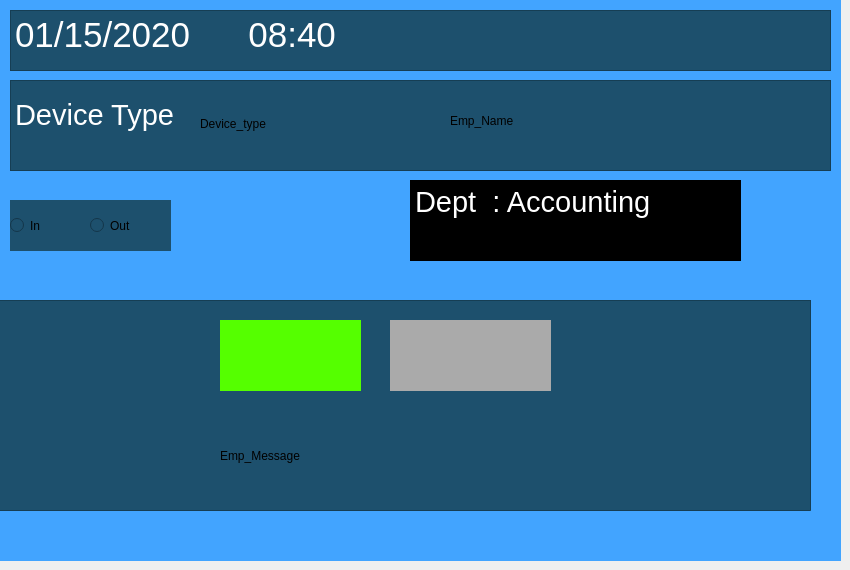
    <widget class="QWidget" name="User_result">
     <widget class="QLabel" name="label_5">
      <property name="geometry">
       <rect>
        <x>0</x>
        <y>0</y>
        <width>841</width>
        <height>561</height>
       </rect>
      </property>
      <property name="styleSheet">
       <string notr="true">background-color: rgb(66, 164, 255);</string>
      </property>
      <property name="text">
       <string/>
      </property>
      <property name="pixmap">
       <pixmap resource="../prototype/bg1.qrc">:/bg1/1.gif</pixmap>
      </property>
      <property name="scaledContents">
       <bool>true</bool>
      </property>
     </widget>
     <widget class="QTextBrowser" name="Dateandtime">
      <property name="geometry">
       <rect>
        <x>10</x>
        <y>10</y>
        <width>821</width>
        <height>61</height>
       </rect>
      </property>
      <property name="styleSheet">
       <string notr="true">
background-color: rgb(29, 80, 109);</string>
      </property>
      <property name="html">
       <string>&lt;!DOCTYPE HTML PUBLIC &quot;-//W3C//DTD HTML 4.0//EN&quot; &quot;http://www.w3.org/TR/REC-html40/strict.dtd&quot;&gt;
&lt;html&gt;&lt;head&gt;&lt;meta name=&quot;qrichtext&quot; content=&quot;1&quot; /&gt;&lt;style type=&quot;text/css&quot;&gt;
p, li { white-space: pre-wrap; }
&lt;/style&gt;&lt;/head&gt;&lt;body style=&quot; font-family:'MS Shell Dlg 2'; font-size:8.25pt; font-weight:400; font-style:normal;&quot;&gt;
&lt;p style=&quot; margin-top:0px; margin-bottom:0px; margin-left:0px; margin-right:0px; -qt-block-indent:0; text-indent:0px;&quot;&gt;&lt;span style=&quot; font-size:26pt; color:#ffffff;&quot;&gt;01/15/2020      08:40&lt;/span&gt;&lt;/p&gt;&lt;/body&gt;&lt;/html&gt;</string>
      </property>
     </widget>
     <widget class="QTextBrowser" name="device_section_2">
      <property name="geometry">
       <rect>
        <x>10</x>
        <y>80</y>
        <width>821</width>
        <height>91</height>
       </rect>
      </property>
      <property name="styleSheet">
       <string notr="true">
background-color: rgb(29, 80, 109);</string>
      </property>
      <property name="html">
       <string>&lt;!DOCTYPE HTML PUBLIC &quot;-//W3C//DTD HTML 4.0//EN&quot; &quot;http://www.w3.org/TR/REC-html40/strict.dtd&quot;&gt;
&lt;html&gt;&lt;head&gt;&lt;meta name=&quot;qrichtext&quot; content=&quot;1&quot; /&gt;&lt;style type=&quot;text/css&quot;&gt;
p, li { white-space: pre-wrap; }
&lt;/style&gt;&lt;/head&gt;&lt;body style=&quot; font-family:'MS Shell Dlg 2'; font-size:8.25pt; font-weight:400; font-style:normal;&quot;&gt;
&lt;p style=&quot;-qt-paragraph-type:empty; margin-top:0px; margin-bottom:0px; margin-left:0px; margin-right:0px; -qt-block-indent:0; text-indent:0px;&quot;&gt;&lt;br /&gt;&lt;/p&gt;
&lt;p style=&quot; margin-top:0px; margin-bottom:0px; margin-left:0px; margin-right:0px; -qt-block-indent:0; text-indent:0px;&quot;&gt;&lt;span style=&quot; font-size:22pt; color:#ffffff;&quot;&gt;Device Type&lt;/span&gt;&lt;/p&gt;&lt;/body&gt;&lt;/html&gt;</string>
      </property>
     </widget>
     <widget class="QTextBrowser" name="textBrowser_3">
      <property name="geometry">
       <rect>
        <x>-10</x>
        <y>300</y>
        <width>821</width>
        <height>211</height>
       </rect>
      </property>
      <property name="styleSheet">
       <string notr="true">
background-color: rgb(29, 80, 109);</string>
      </property>
      <property name="html">
       <string>&lt;!DOCTYPE HTML PUBLIC &quot;-//W3C//DTD HTML 4.0//EN&quot; &quot;http://www.w3.org/TR/REC-html40/strict.dtd&quot;&gt;
&lt;html&gt;&lt;head&gt;&lt;meta name=&quot;qrichtext&quot; content=&quot;1&quot; /&gt;&lt;style type=&quot;text/css&quot;&gt;
p, li { white-space: pre-wrap; }
&lt;/style&gt;&lt;/head&gt;&lt;body style=&quot; font-family:'MS Shell Dlg 2'; font-size:8.25pt; font-weight:400; font-style:normal;&quot;&gt;
&lt;p style=&quot;-qt-paragraph-type:empty; margin-top:0px; margin-bottom:0px; margin-left:0px; margin-right:0px; -qt-block-indent:0; text-indent:0px;&quot;&gt;&lt;br /&gt;&lt;/p&gt;&lt;/body&gt;&lt;/html&gt;</string>
      </property>
     </widget>
     <widget class="QTextBrowser" name="Dept_2">
      <property name="geometry">
       <rect>
        <x>410</x>
        <y>180</y>
        <width>331</width>
        <height>81</height>
       </rect>
      </property>
      <property name="styleSheet">
       <string notr="true">background-color: rgb(0, 0, 0);</string>
      </property>
      <property name="html">
       <string>&lt;!DOCTYPE HTML PUBLIC &quot;-//W3C//DTD HTML 4.0//EN&quot; &quot;http://www.w3.org/TR/REC-html40/strict.dtd&quot;&gt;
&lt;html&gt;&lt;head&gt;&lt;meta name=&quot;qrichtext&quot; content=&quot;1&quot; /&gt;&lt;style type=&quot;text/css&quot;&gt;
p, li { white-space: pre-wrap; }
&lt;/style&gt;&lt;/head&gt;&lt;body style=&quot; font-family:'MS Shell Dlg 2'; font-size:8.25pt; font-weight:400; font-style:normal;&quot;&gt;
&lt;p style=&quot; margin-top:0px; margin-bottom:0px; margin-left:0px; margin-right:0px; -qt-block-indent:0; text-indent:0px;&quot;&gt;&lt;span style=&quot; font-size:22pt; color:#ffffff;&quot;&gt;Dept  : Accounting &lt;/span&gt;&lt;/p&gt;&lt;/body&gt;&lt;/html&gt;</string>
      </property>
     </widget>
     <widget class="QLabel" name="Emp_pic_2">
      <property name="geometry">
       <rect>
        <x>20</x>
        <y>340</y>
        <width>171</width>
        <height>161</height>
       </rect>
      </property>
      <property name="styleSheet">
       <string notr="true">image: url(:/image/users-vector-icon-png_260862.jpg);</string>
      </property>
      <property name="text">
       <string/>
      </property>
     </widget>
     <widget class="QLabel" name="Emp_name_2">
      <property name="geometry">
       <rect>
        <x>450</x>
        <y>90</y>
        <width>241</width>
        <height>61</height>
       </rect>
      </property>
      <property name="styleSheet">
       <string notr="true">font: 28pt &quot;MS Shell Dlg 2&quot;;
</string>
      </property>
      <property name="text">
       <string>Emp_Name</string>
      </property>
      <property name="scaledContents">
       <bool>false</bool>
      </property>
      <property name="alignment">
       <set>Qt::AlignLeading|Qt::AlignLeft|Qt::AlignVCenter</set>
      </property>
      <property name="indent">
       <number>0</number>
      </property>
     </widget>
     <widget class="QLabel" name="device_type_2">
      <property name="geometry">
       <rect>
        <x>200</x>
        <y>103</y>
        <width>161</width>
        <height>41</height>
       </rect>
      </property>
      <property name="whatsThis">
       <string>&lt;html&gt;&lt;head/&gt;&lt;body&gt;&lt;p&gt;&lt;span style=&quot; font-size:22pt;&quot;&gt;Device_type&lt;/span&gt;&lt;/p&gt;&lt;/body&gt;&lt;/html&gt;</string>
      </property>
      <property name="styleSheet">
       <string notr="true">font: 22pt &quot;MS Shell Dlg 2&quot;;</string>
      </property>
      <property name="text">
       <string>Device_type</string>
      </property>
     </widget>
     <widget class="QLabel" name="result_Alch">
      <property name="geometry">
       <rect>
        <x>220</x>
        <y>320</y>
        <width>141</width>
        <height>71</height>
       </rect>
      </property>
      <property name="styleSheet">
       <string notr="true">background-color: rgb(85, 255, 0);</string>
      </property>
      <property name="text">
       <string/>
      </property>
     </widget>
     <widget class="QLabel" name="result_temp">
      <property name="geometry">
       <rect>
        <x>390</x>
        <y>320</y>
        <width>161</width>
        <height>71</height>
       </rect>
      </property>
      <property name="styleSheet">
       <string notr="true">background-color: rgb(170, 170, 170);</string>
      </property>
      <property name="text">
       <string/>
      </property>
     </widget>
     <widget class="QLabel" name="Emp_message_2">
      <property name="geometry">
       <rect>
        <x>220</x>
        <y>420</y>
        <width>321</width>
        <height>71</height>
       </rect>
      </property>
      <property name="styleSheet">
       <string notr="true">font: 28pt &quot;MS Shell Dlg 2&quot;;
</string>
      </property>
      <property name="text">
       <string>Emp_Message</string>
      </property>
      <property name="scaledContents">
       <bool>false</bool>
      </property>
      <property name="alignment">
       <set>Qt::AlignLeading|Qt::AlignLeft|Qt::AlignVCenter</set>
      </property>
      <property name="indent">
       <number>0</number>
      </property>
     </widget>
     <widget class="QRadioButton" name="radio_in_2">
      <property name="geometry">
       <rect>
        <x>10</x>
        <y>200</y>
        <width>81</width>
        <height>51</height>
       </rect>
      </property>
      <property name="acceptDrops">
       <bool>false</bool>
      </property>
      <property name="styleSheet">
       <string notr="true">background-color: rgb(29, 80, 109);
font: 26pt &quot;MS Shell Dlg 2&quot;;</string>
      </property>
      <property name="text">
       <string>In</string>
      </property>
      <property name="checked">
       <bool>false</bool>
      </property>
     </widget>
     <widget class="QRadioButton" name="radio_out_2">
      <property name="geometry">
       <rect>
        <x>90</x>
        <y>200</y>
        <width>81</width>
        <height>51</height>
       </rect>
      </property>
      <property name="acceptDrops">
       <bool>false</bool>
      </property>
      <property name="styleSheet">
       <string notr="true">background-color: rgb(29, 80, 109);
font: 26pt &quot;MS Shell Dlg 2&quot;;</string>
      </property>
      <property name="text">
       <string>Out</string>
      </property>
      <property name="checked">
       <bool>false</bool>
      </property>
     </widget>
    </widget>
